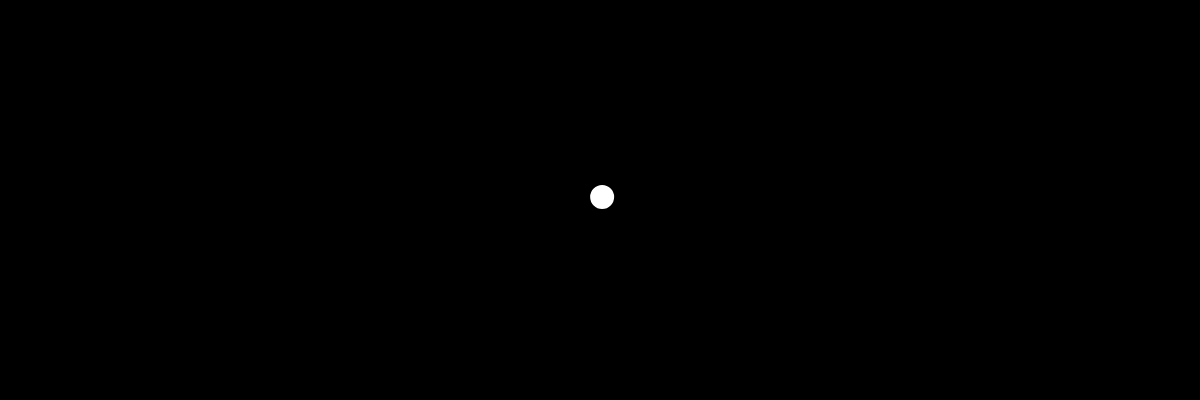
Frame 1 (no input)
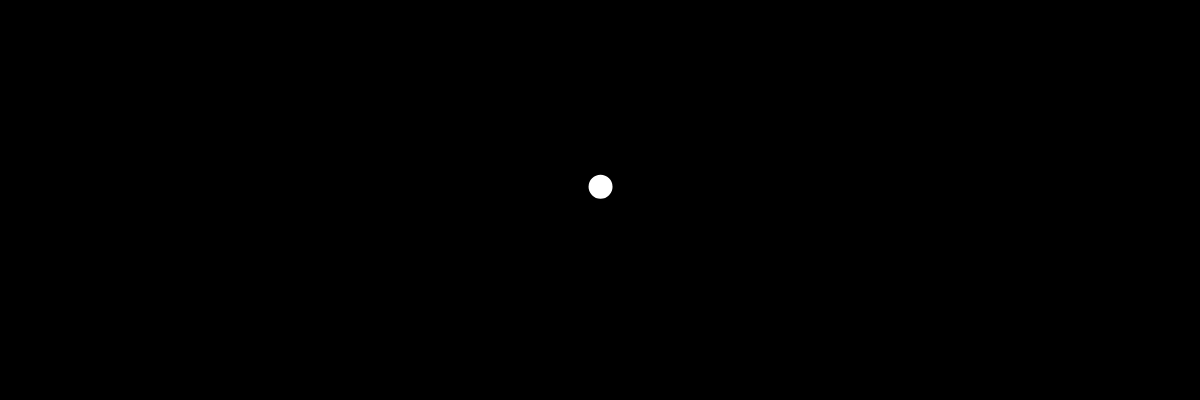
Frame 60 (no input)
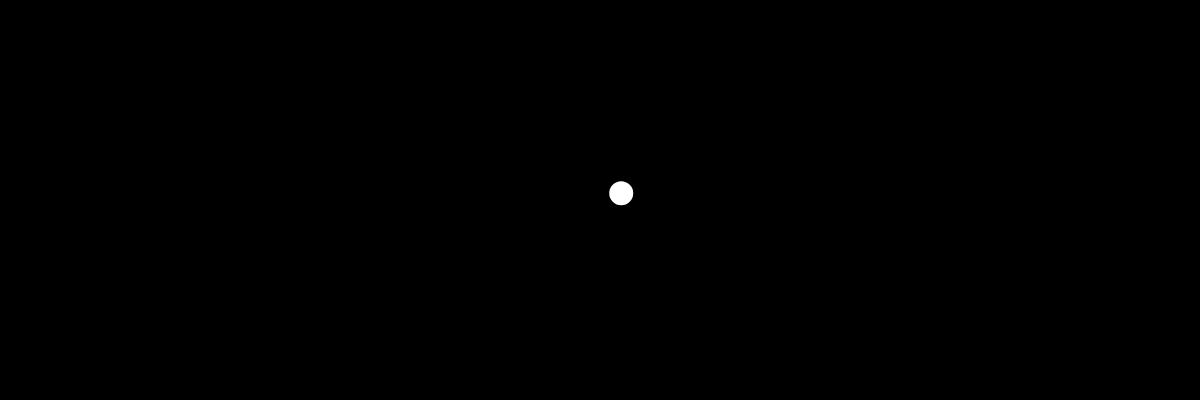
Frame 120 (the mouse pressed at the canvas centre since frame 60)

The p5.js sketch that drew these frames (run headless with seeded random() and noise() and a simulated clock; from frame 60 on, the mouse is pressed at the canvas centre):

// p5.js sketch
// ── sketch.js
let clouds = [];

function setup() {
    createCanvas(windowWidth, 400);
    let b = new Cloud(width/2, height/2, 10);
    clouds.push(b);
}

function mouseDragged() {
    let r = random(10, 50);
    let b = new Cloud(mouseX, mouseY, r);
    clouds.push(b);
}

function draw() {
    background(0);
    for (let i = 0; i < clouds.length; i++) {
        clouds[i].move();
        clouds[i].show();
    }
}

class Cloud {
    constructor(x, y, r) {
        this.x = x;
        this.y = y;
        this.r = r;
    }

    move() {
        this.x = this.x + random(-5, 5);
        this.y = this.y + random(-5, 5);
    }

    show() {
        stroke(255);
        strokeWeight(4);
        fill("Random");
        ellipse(this.x, this.y, this.r * 2);
    }
}
